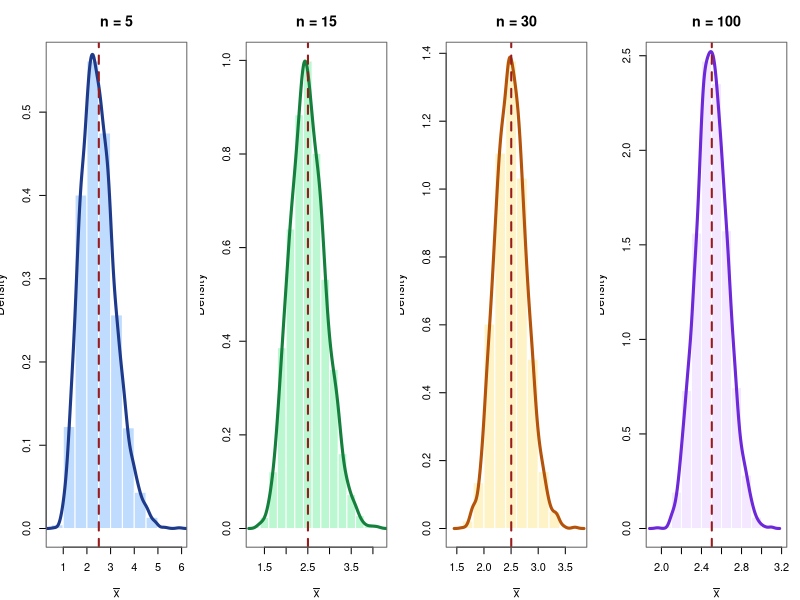

Write the R code that produced this figure.
## ---- chunk 1
#| echo: false
#| fig-width: 12
#| fig-height: 4.8
set.seed(123)
# Población: rentabilidad comercial (Gamma asimétrica), media ≈ 2.5 millones/empresa
pop <- rgamma(100000, shape = 2.5, rate = 1)
mu_pop <- mean(pop)

ns <- c(5, 15, 30, 100)
par(mfrow = c(1, 4), mar = c(4, 3.5, 3.2, 1), family = "sans")

colores <- c("#bfdbfe", "#bbf7d0", "#fef3c7", "#f3e8ff")
lineas  <- c("#1e3a8a", "#15803d", "#b45309", "#6d28d9")

for (i in seq_along(ns)) {
  n <- ns[i]
  medias <- replicate(4000, mean(sample(pop, n)))
  hist(medias, probability = TRUE,
       col = colores[i], border = "white",
       main = paste0("n = ", n),
       sub  = paste0("SE ≈ ", round(sd(pop)/sqrt(n), 3)),
       xlab = expression(bar(x)),
       cex.main = 1.3, cex.sub = 1, cex.lab = 1.1, cex.axis = 1)
  lines(density(medias), lwd = 3, col = lineas[i])
  abline(v = mu_pop, col = "#991b1b", lwd = 2, lty = 2)
  box(col = "gray40")
}
